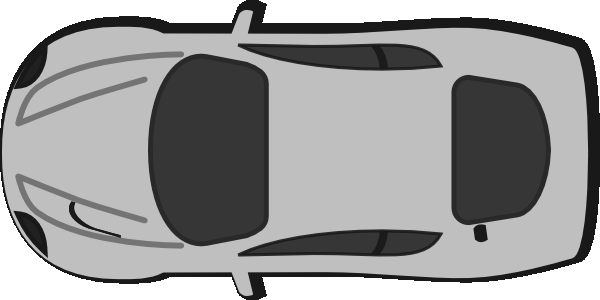
#> input picture src/demos/tests/car/car.png, 600 x 300 px, found by its file name
$ python produce_img_data.py
#> lines starting #> are read from the running program, lines starting #| are printed output that depends on the picture
import cv2

if __name__ == "__main__":

    img = cv2.imread('src/demos/tests/car/car.png', cv2.IMREAD_GRAYSCALE)
#> img is the input picture: shape (300, 600); min 25, max 255, mean 155.5
    img_gray = cv2.resize(img, None, fx=0.5, fy=0.5)
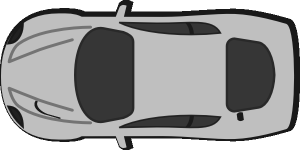
#> img_gray: shape (150, 300); min 25, max 255, mean 155.6

    with open("src/demos/tests/car/car.bin", "wb") as newFile:

        img_byte_array = bytearray(img_gray)
        newFile.write(img_byte_array)
